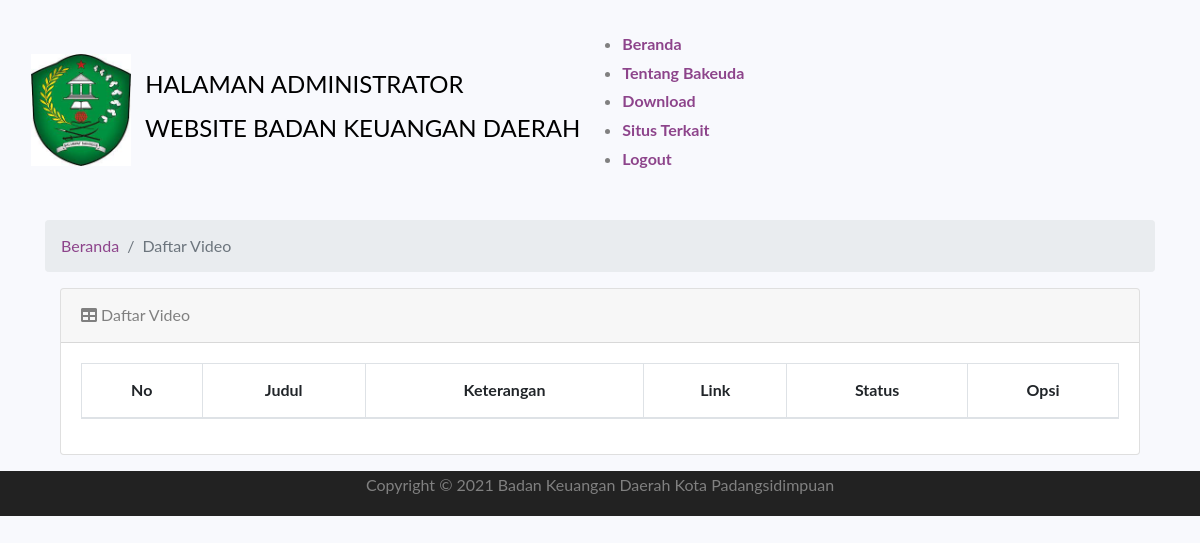
The app's page /index.php/administrator/video, older data.
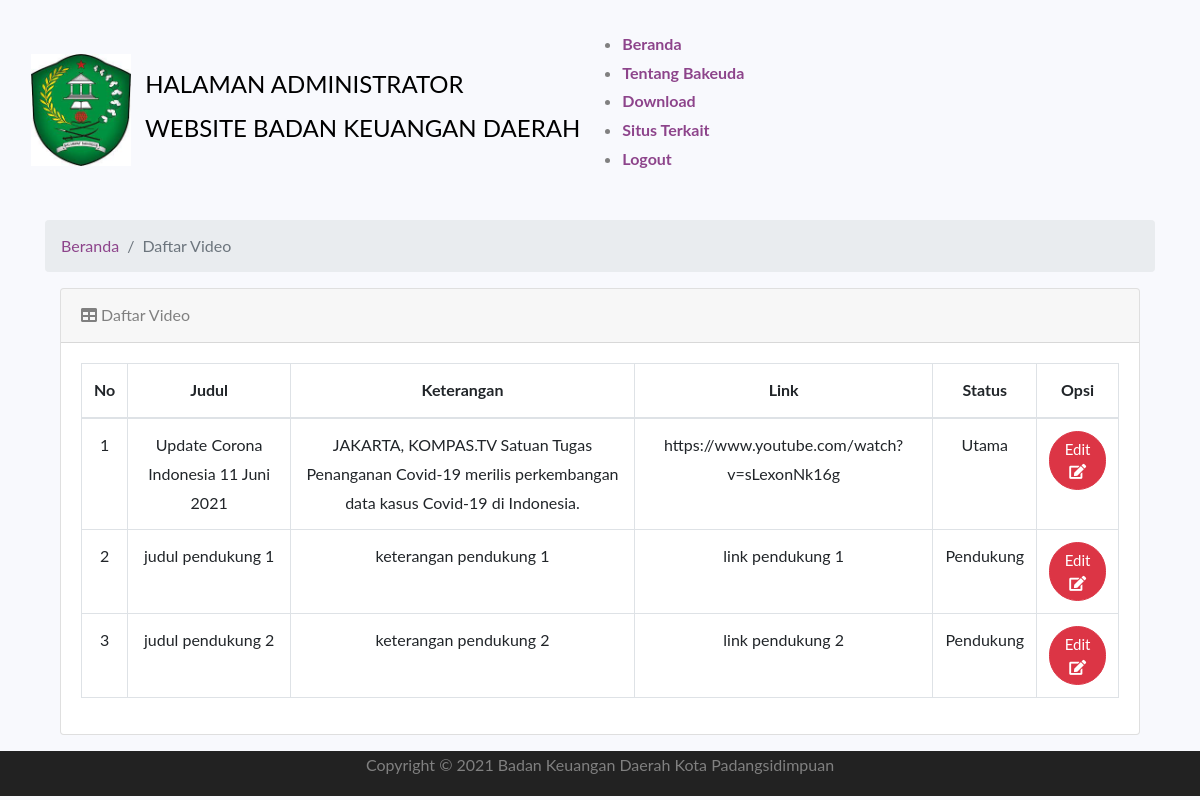
The same page, newer data.
### tables this page shows
CREATE TABLE `tbl_video` (
  `id_video` int(128) NOT NULL,
  `judul` varchar(128) NOT NULL,
  `keterangan` varchar(128) NOT NULL,
  `link` varchar(128) NOT NULL,
  `status` varchar(128) NOT NULL
);

### application/controllers/Administrator.php (called while the page is built, shortened)
<?php
class Administrator extends CI_Controller {
	public function __construct()
	{
		$this->load->helper('url');
		$this->load->helper('form');
		$this->load->library('form_validation');
		$this->load->model('model_login');
		$this->load->model('model_download');
		$this->load->model('model_bangunanbakeuda');
		$this->load->model('model_slidegambarutama');
		$this->load->model('model_video');
		$this->load->model('model_berita');
		$this->load->library('session');
	}
	public function video()
	{
        $data['content'] = $this->model_video->Tampilvideo();
		$this->load->view('administrator/video',$data);
	}
}

### index.php (called while the page is built, shortened)
<?php
require_once BASEPATH.'core/CodeIgniter.php';

### application/models/Model_video.php (called while the page is built, shortened)
<?php if ( ! defined('BASEPATH')) exit('No direct script access allowed');
class Model_video extends CI_Model {
	function Tampilvideo()
    {
		$this->db->order_by('id_video');
        return $this->db->from('tbl_video')
			->get();
    }
}

### application/views/administrator/video.php (the view, shortened to what this page needs)
<?php
$this->load->view('administrator/header');
?>
<BR>
    <section id_video="services" class="services">
      <div class="container">
      <ol class="breadcrumb" >
        <li class="breadcrumb-item">
          <a href="<?php echo base_url('administrator/home')?>">Beranda</a>
        </li>
        <li class="breadcrumb-item active">Daftar Video</li>
      </ol>
      <div class="container">
  <div class="card mb-3">
        <div class="card-header">
          <i class="fa fa-table"></i> Daftar Video</div>
        <div class="card-body">
          <div class="table-responsive">
          <table class="table table-bordered" id="example" width="100%" cellspacing="0">
              <thead>
                <tr class="text-center">
                  <th>No</th>
                  <th>Judul</th>
                  <th>Keterangan</th>
                  <th>Link</th>
                  <th>Status</th>
                  <th>Opsi</th>
                </tr>
              </thead>
            <tbody  class="text-center">
                <tr>
                <?php
                  $i = 1;
                  foreach ($content->result() as $data) : ?>
                  <td><?= $i ?></td>
                  <td align="center"><?= $data->judul ?></td>
                  <td align="center"><?= $data->keterangan ?></td>
                  <td align="center"><?= $data->link ?></td>
                  <td align="center"><?= $data->status ?></td>
                  <td>
                  <a href="<?php echo base_url()?>administrator/action_editvideo/<?php echo $data->id_video; ?>" class="btn btn-danger">Edit<i class="fa fa-edit"></i></a>
                  </td>
                </tr>
                    <?php
                      $i++;
                    endforeach;
                  ?>
              </tbody>
            </table>
          </div>
        </div>
      </div>
    </div>
  </div>
<?php
$this->load->view('administrator/footer');
?>

### application/views/administrator/header.php (shortened to what this page needs)
<!DOCTYPE html>
<html lang="en">
<head>
   <link rel="stylesheet" href="<?php echo base_url()?>assets/css/magnific-popup.css">
   <link rel="stylesheet" href="<?php echo base_url()?>assets/css/slicknav.min.css">
   <link rel="stylesheet" href="<?php echo base_url()?>assets/css/owl.carousel-2.3.4.min.css">
   <link rel="stylesheet" href="<?php echo base_url()?>assets/css/fontawesome-free-5.12.0.min.css">
   <link rel="stylesheet" href="<?php echo base_url()?>assets/css/bootstrap-4.3.1.min.css">
   <link rel="stylesheet" href="<?php echo base_url()?>assets/css/default.css">
   <link rel="stylesheet" href="<?php echo base_url()?>assets/css/style.css">
   <link rel="stylesheet" href="<?php echo base_url()?>assets/css/responsive.css">
   <link rel="stylesheet" href="<?php echo base_url()?>assets/css/colornip.min.css">
   <link id="theme" rel="stylesheet" href="<?php echo base_url()?>assets/css/theme-colors/theme-default.css">
</head>
<body>
    <div>
        <div class="container">
            <div class="header-wrapper">
                <div class="row">
                    <div class="col-lg-14 col-14">
                            <br>
                            <table>
                            <tr>
                            <td><img src="<?php echo base_url('assets/')?>logo.jpg" alt="" width="100"></td>
                            <td>
                            <h4>&nbsp HALAMAN ADMINISTRATOR</h4>
                            <h4>&nbsp WEBSITE BADAN KEUANGAN DAERAH</h4>
                            </td>
                            <td>
                            <nav class="menu-wrapper">
                            <ul class="main-menu">
                                <b><li class="active"><a href="#">Beranda</a></li></b>
                                <b><li><a href="#feature">Tentang Bakeuda</a></li></b>
                                <b><li><a href="#blog">Download</a></li></b>
                                <b><li><a href="#contact-us">Situs Terkait</a></li></b>
                                <b><li><a href="<?php echo base_url('administrator/logout'); ?>">Logout</a></li></b>
                            </ul>
                            </nav>
                            </td>
                            </table>
                    </div>
                </div>
            </div>
        </div>
    </div>

### application/views/administrator/footer.php (shortened to what this page needs)
<div class="copyright-area black-bg">
        <div class="container">
            <div class="row ">
                <div class="col-12 text-center">
                    <div class="copyright-area ">
                        <p>Copyright © 2021 Badan Keuangan Daerah Kota Padangsidimpuan</p>
                    </div>
                </div>
            </div>
        </div>
    </div>
</body>
</html>

### assets/css/default.css (style rules this page uses)
.black-bg { background: #222; }

Row changes from the older to the newer data that the page shows:
added tbl_video: judul "Update Corona Indonesia 11 Juni 2021", keterangan "JAKARTA, KOMPAS.TV Satuan Tugas Penanganan Covid-19 merilis perkembangan data kasus Covid-19 di Indonesia.", link "https://www.youtube.com/watch?v=sLexonNk16g", status "Utama"
added tbl_video: judul "judul pendukung 1", keterangan "keterangan pendukung 1", link "link pendukung 1", status "Pendukung"
added tbl_video: judul "judul pendukung 2", keterangan "keterangan pendukung 2", link "link pendukung 2", status "Pendukung"
